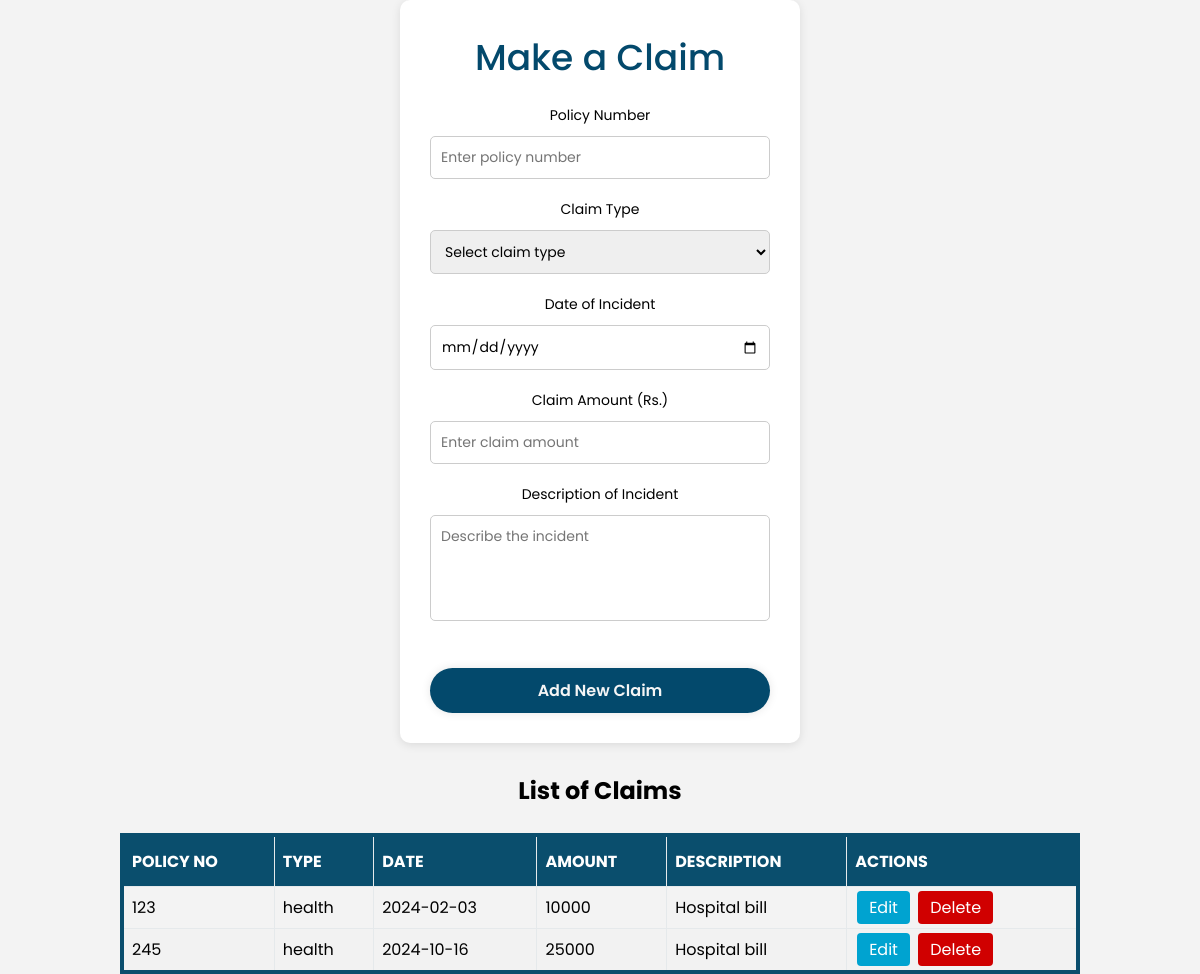
The app's page /make_claim.php with its own data.
### tables this page shows
CREATE TABLE `makeclaim` (
  `policyno` int(10) NOT NULL,
  `type` varchar(50) NOT NULL,
  `date` date NOT NULL,
  `amount` varchar(20) NOT NULL,
  `description` varchar(200) NOT NULL
);

### make_claim.php (the view, shortened to what this page needs)
<?php
$servername = "localhost";
$username = "root";
$password = "";
$dbname = "iwt_proj";
$conn = mysqli_connect($servername, $username, $password, $dbname);
$policyno = $type = $date = $amount = $descp = '';
?>
<!DOCTYPE html>
<html lang="en">
<head>
    <link rel="stylesheet" href="style/make_claim.css">
</head>
<body>
<div class="container" id="form-container">
    <div class="claim-form">
        <h1>Make a Claim</h1>
        <form class="inputs" method="post">
            <label>Policy Number</label>
            <input type="text" id="policyNumber" name="policyno" placeholder="Enter policy number" value="<?php echo isset($policyno) ? $policyno : '';?>" required>
            <label>Claim Type</label>
            <select id="claimType" name="type" required>
                <option value="">Select claim type</option>
            </select>
            <label>Date of Incident</label>
            <input type="date" id="incidentDate" name="date" value="<?php echo isset($date) ? $date : '';?>" required>
            <label>Claim Amount (Rs.)</label>
            <input type="number" id="claimAmount" name="amount" placeholder="Enter claim amount" value="<?php echo isset($amount) ? $amount : '';?>" required>
            <label>Description of Incident</label>
            <textarea id="description" name="description" placeholder="Describe the incident" rows="4" required><?php echo isset($descp) ? $descp : '';?></textarea>
            <?php if (isset($policyno) && !empty($policyno)) { ?>
                <button type="submit" name="update">Update Claim</button>
            <?php } else { ?>
                <button type="submit" name="add">Add New Claim</button>
            <?php } ?>
        </form>
    </div>
</div>
<div class="container" id="table-container">
    <h2>List of Claims</h2>
    <br>
    <table class="table">
        <thead>
            <tr>
                <th>POLICY NO</th>
                <th>TYPE</th>
                <th>DATE</th>
                <th>AMOUNT</th>
                <th>DESCRIPTION</th>
                <th>ACTIONS</th>
            </tr>
        </thead>
        <tbody>
        <?php
        $query = "SELECT * FROM makeclaim";
        $query_run = mysqli_query($conn, $query);
        if (mysqli_num_rows($query_run) > 0) {
            while ($row = mysqli_fetch_assoc($query_run)) {
                ?>
                <tr>
                    <td><?php echo $row['policyno']; ?></td>
                    <td><?php echo $row['type']; ?></td>
                    <td><?php echo $row['date']; ?></td>
                    <td><?php echo $row['amount']; ?></td>
                    <td><?php echo $row['description']; ?></td>
                    <td>
                        <a class='button' id="btn1" href='make_claim.php?edit_policyno=<?php echo $row['policyno']; ?>'>Edit</a>
                        <a class='button' id="btn2" href='make_claim.php?delete_policyno=<?php echo $row['policyno']; ?>' onclick="return confirm('Are you sure you want to delete this claim?');">Delete</a>
                    </td>
                </tr>
                <?php
            }
        } else {
            echo "<tr><td colspan='6'>No record found</td></tr>";
        }
        ?>
        </tbody>
    </table>
</div>
</body>
</html>

### style/make_claim.css (style rules this page uses)
* { margin: 0; padding: 0; box-sizing: border-box; font-family: 'poppins'; }
body { display: flex; justify-content: center; align-items: center; background-color: #f4f4f4; min-height: 100vh; flex-direction: column; }
.claim-form { background-color: white; width: 400px; padding: 30px; box-shadow: 0 2px 10px rgba(0, 0, 0, 0.1); border-radius: 10px; text-align: center; margin-bottom: 30px; }
h1 { font-size: 36px; font-weight: 500; color: #03496c; margin-bottom: 20px; }
label { display: block; font-size: 14px; color: black; margin-top: 10px; }
input[type="text"], input[type="number"], input[type="date"], select, textarea { width: 100%; padding: 10px; border: 1px solid #ccc; border-radius: 5px; font-size: 14px; margin-top: 10px; margin-bottom: 10px; }
textarea { resize: none; }
button { width: 100%; height: 45px; background: #03496c; border: none; outline: none; border-radius: 30px; box-shadow: 0 0 10px rgba(0, 0, 0, 0.1); cursor: pointer; font-size: 16px; color: whitesmoke; font-weight: 600; margin-top: 30px; }
h2 { text-align: center; }
body { background-color: #ebebeb98; font-family: poppins; }
.table { font-family: poppins; border-collapse: collapse; width: 80%; margin-left: auto; margin-right: auto; border: 4px solid rgb(10, 78, 109); }
#table-container { margin-bottom: 0px; width: 100%; }
.table td, th { border: 1px solid #e5e9eb; padding: 8px; height: 30px; }
.table tr:nth-child(even) { background-color: #f2f2f2; }
.table th { padding-top: 12px; padding-bottom: 12px; text-align: left; background-color: rgb(10, 78, 109);; color: white; }
.button { border-radius: 4px; border: none; padding: 5px 12px; text-align: center; text-decoration: none; font-size: 16px; margin: 4px 2px; cursor: pointer; }
#btn , #btn1 { background-color: rgb(0, 163, 208); color: rgb(255, 255, 255); }
#btn2 { background-color: rgb(208, 0, 0); color: rgb(255, 255, 255); }

### records on screen
makeclaim: policyno "123", type "health", date "2024-02-03", amount "10000", description "Hospital bill"
makeclaim: policyno "245", type "health", date "2024-10-16", amount "25000", description "Hospital bill"
